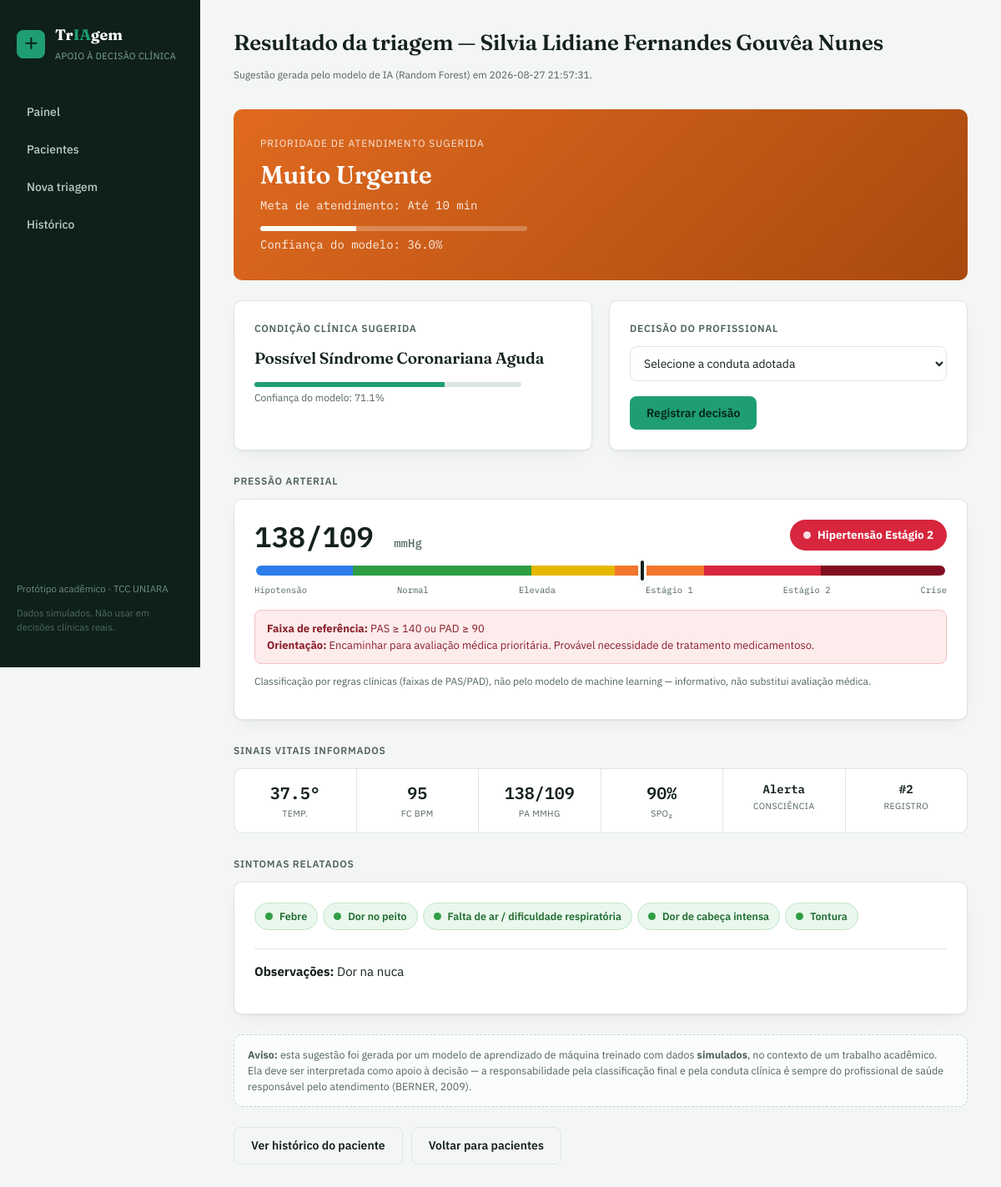
Page /triagem/resultado/2 on the committed database.
### tables this page shows
CREATE TABLE pacientes (
            id INTEGER PRIMARY KEY AUTOINCREMENT,
            nome TEXT NOT NULL,
            data_nascimento TEXT,
            sexo TEXT,
            cartao_sus TEXT,
            criado_em TEXT NOT NULL
        );

CREATE TABLE triagens (
            id INTEGER PRIMARY KEY AUTOINCREMENT,
            paciente_id INTEGER NOT NULL,
            temperatura REAL,
            freq_cardiaca INTEGER,
            pas INTEGER,
            pad INTEGER,
            spo2 INTEGER,
            consciencia TEXT,
            sintomas TEXT,
            prioridade INTEGER,
            prioridade_label TEXT,
            condicao_sugerida TEXT,
            confianca_prioridade REAL,
            confianca_condicao REAL,
            decisao_profissional TEXT,
            observacoes TEXT,
            criado_em TEXT NOT NULL,
            FOREIGN KEY (paciente_id) REFERENCES pacientes(id)
        );

### app.py (the view, shortened to what this page needs)
@app.route("/triagem/resultado/<int:triagem_id>", methods=["GET", "POST"])
def triagem_resultado(triagem_id):
    triagem = db.obter_triagem(triagem_id)
    if not triagem:
        flash("Triagem não encontrada.", "erro")
        return redirect(url_for("index"))
    sintomas_marcados = [s for s in (triagem["sintomas"] or "").split(",") if s]
    pressao = classificar_pressao_arterial(triagem["pas"], triagem["pad"])
    return render_template(
        "resultado.html",
        triagem=triagem,
        sintomas_marcados=[SINTOMAS_LABELS.get(s, s) for s in sintomas_marcados],
        pressao=pressao,
    )

### app.py (called while the page is built)
@app.context_processor
def inject_globals():
    return {"sintomas_lista": SINTOMAS, "sintomas_labels": SINTOMAS_LABELS}

### database.py (called while the page is built)
def get_conn():
    os.makedirs(os.path.dirname(DB_PATH), exist_ok=True)
    conn = sqlite3.connect(DB_PATH)
    conn.row_factory = sqlite3.Row
    conn.execute("PRAGMA foreign_keys = ON")
    return conn

def obter_triagem(triagem_id):
    conn = get_conn()
    row = conn.execute(
        """SELECT t.*, p.nome as paciente_nome FROM triagens t
           JOIN pacientes p ON p.id = t.paciente_id
           WHERE t.id = ?""",
        (triagem_id,),
    ).fetchone()
    conn.close()
    return row

### templates/resultado.html (shortened to what this page needs)
{% extends "base.html" %}
{% block heading %}Resultado da triagem — {{ triagem.paciente_nome }}{% endblock %}
{% block subheading %}<p class="form-hint">Sugestão gerada pelo modelo de IA (Random Forest) em {{ triagem.criado_em.replace('T',' ') }}.</p>{% endblock %}
{% block content %}
<div class="result-hero p-{{ triagem.prioridade }}">
  <div class="eyebrow">Prioridade de atendimento sugerida</div>
  <h2>{{ triagem.prioridade_label }}</h2>
  <div class="time">Meta de atendimento: {{ {1:'Imediato',2:'Até 10 min',3:'Até 60 min',4:'Até 120 min',5:'Até 240 min'}[triagem.prioridade] }}</div>
  <div class="confidence-bar"><span style="width: {{ triagem.confianca_prioridade }}%;"></span></div>
  <div class="time" style="margin-top:6px;">Confiança do modelo: {{ triagem.confianca_prioridade }}%</div>
</div>
<div class="grid grid-2" style="margin-bottom: 24px;">
  <div class="card">
    <div class="section-title" style="margin-top:0;">Condição clínica sugerida</div>
    <h3 style="font-size:19px;">{{ triagem.condicao_sugerida }}</h3>
    <div class="confidence-bar" style="background: var(--line);"><span style="width: {{ triagem.confianca_condicao }}%; background: var(--accent);"></span></div>
    <p class="form-hint">Confiança do modelo: {{ triagem.confianca_condicao }}%</p>
  </div>
  <div class="card">
    <div class="section-title" style="margin-top:0;">Decisão do profissional</div>
    <form method="post">
      <div class="form-group">
        <select name="decisao_profissional">
          <option value="">Selecione a conduta adotada</option>
        </select>
      </div>
      <button class="btn" type="submit">Registrar decisão</button>
    </form>
  </div>
</div>
<div class="section-title">Pressão arterial</div>
<div class="bp-card" style="margin-bottom: 24px;">
  <div class="bp-top">
    <div class="bp-reading">{{ pressao.pas }}/{{ pressao.pad }} <small>mmHg</small></div>
    <div class="bp-badge" style="background: {{ pressao.cor }};">
      <span class="dot"></span>{{ pressao.categoria }}
    </div>
  </div>
  <div class="bp-gauge-track">
    <div class="bp-gauge-pointer" style="left: {{ pressao.gauge_pct }}%;"></div>
  </div>
  <div class="bp-gauge-labels">
    <span>Hipotensão</span>
    <span>Normal</span>
    <span>Elevada</span>
    <span>Estágio 1</span>
    <span>Estágio 2</span>
    <span>Crise</span>
  </div>
  <div class="bp-recommend {{ 'is-alert' if pressao.is_hipertenso or pressao.categoria_chave == 'crise_hipertensiva' or pressao.categoria_chave == 'hipotensao' }}">
    <strong>Faixa de referência:</strong> {{ pressao.faixa_referencia }}<br>
    <strong>Orientação:</strong> {{ pressao.recomendacao }}
  </div>
  <p class="form-hint" style="margin-top:12px;">Classificação por regras clínicas (faixas de PAS/PAD), não pelo modelo de machine learning — informativo, não substitui avaliação médica.</p>
</div>
<div class="section-title">Sinais vitais informados</div>
<div class="vitals-strip" style="margin-bottom: 24px;">
  <div class="cell"><div class="v">{{ triagem.temperatura }}°</div><div class="l">Temp.</div></div>
  <div class="cell"><div class="v">{{ triagem.freq_cardiaca }}</div><div class="l">FC bpm</div></div>
  <div class="cell"><div class="v">{{ triagem.pas }}/{{ triagem.pad }}</div><div class="l">PA mmHg</div></div>
  <div class="cell"><div class="v">{{ triagem.spo2 }}%</div><div class="l">SpO₂</div></div>
  <div class="cell"><div class="v" style="font-size:14px;">{{ triagem.consciencia.replace('_',' ') }}</div><div class="l">Consciência</div></div>
  <div class="cell"><div class="v" style="font-size:14px;">#{{ triagem.id }}</div><div class="l">Registro</div></div>
</div>
<div class="section-title">Sintomas relatados</div>
<div class="card" style="margin-bottom: 24px;">
  {% if sintomas_marcados %}
    {% for s in sintomas_marcados %}<span class="priority-badge p-4" style="margin: 0 6px 6px 0;"><span class="dot"></span>{{ s }}</span>{% endfor %}
  {% else %}
    <span class="form-hint">Nenhum sintoma adicional informado.</span>
  {% endif %}
  {% if triagem.observacoes %}
    <p style="margin-top:16px; padding-top:16px; border-top:1px solid var(--line);"><strong>Observações:</strong> {{ triagem.observacoes }}</p>
  {% endif %}
</div>
<div class="disclaimer">
  <strong>Aviso:</strong> esta sugestão foi gerada por um modelo de aprendizado de máquina treinado com dados
  <strong>simulados</strong>, no contexto de um trabalho acadêmico. Ela deve ser interpretada como apoio à
  decisão — a responsabilidade pela classificação final e pela conduta clínica é sempre do profissional de
  saúde responsável pelo atendimento (BERNER, 2009).
</div>
<div class="btn-row" style="margin-top: 24px;">
  <a class="btn btn-secondary" href="{{ url_for('paciente_detalhe', paciente_id=triagem.paciente_id) }}">Ver histórico do paciente</a>
  <a class="btn btn-secondary" href="{{ url_for('pacientes_lista') }}">Voltar para pacientes</a>
</div>
{% endblock %}

### rows in the picture
pacientes: paciente_nome "Silvia Lidiane Fernandes Gouvêa Nunes"
triagens: criado_em.replace "2026-08-27 21:57:31", prioridade_label "Muito Urgente", prioridade "Até 10 min", confianca_prioridade "36.0", condicao_sugerida "Possível Síndrome Coronariana Aguda", confianca_condicao "71.1", temperatura "37.5", freq_cardiaca "95", pas "138", pad "109", spo2 "90", consciencia.replace "Alerta", id "2", observacoes "Dor na nuca"

### other values in the picture
{{ pressao.pas }} "138"
{{ pressao.pad }} "109"
{{ pressao.categoria }} "Hipertensão Estágio 2"
{{ pressao.faixa_referencia }} "PAS ≥ 140 ou PAD ≥ 90"
{{ pressao.recomendacao }} "Encaminhar para avaliação médica prioritária. Provável necessidade de tratamento medicamentoso."
{{ s }} "Febre" "Dor no peito" "Falta de ar / dificuldade respiratória" "Dor de cabeça intensa" "Tontura"
